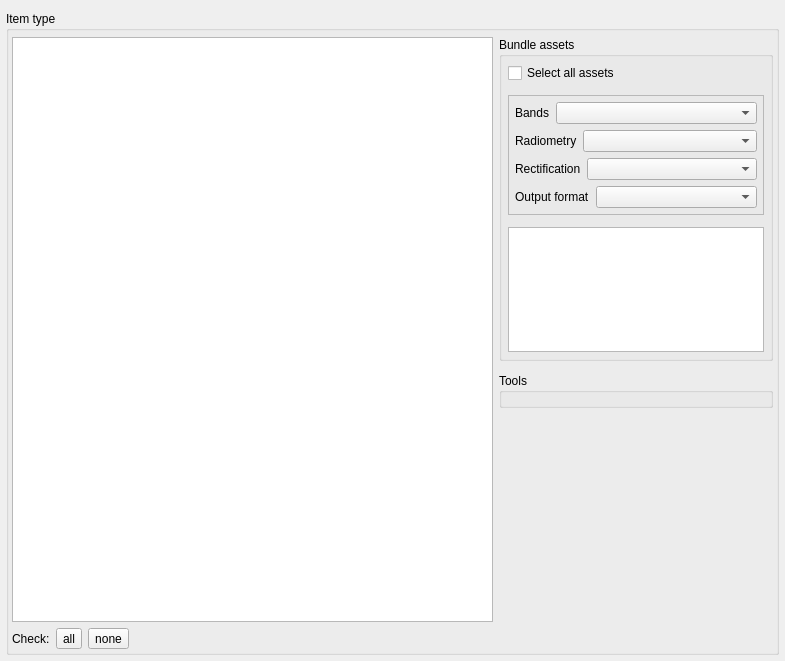
<?xml version="1.0" encoding="UTF-8"?>
<ui version="4.0">
 <class>frameItemTypeBundle</class>
 <widget class="QFrame" name="frameItemTypeBundle">
  <property name="geometry">
   <rect>
    <x>0</x>
    <y>0</y>
    <width>785</width>
    <height>661</height>
   </rect>
  </property>
  <property name="sizePolicy">
   <sizepolicy hsizetype="Preferred" vsizetype="MinimumExpanding">
    <horstretch>0</horstretch>
    <verstretch>0</verstretch>
   </sizepolicy>
  </property>
  <property name="minimumSize">
   <size>
    <width>600</width>
    <height>0</height>
   </size>
  </property>
  <property name="windowTitle">
   <string>Frame</string>
  </property>
  <layout class="QVBoxLayout" name="verticalLayout">
   <property name="leftMargin">
    <number>6</number>
   </property>
   <property name="rightMargin">
    <number>6</number>
   </property>
   <property name="bottomMargin">
    <number>6</number>
   </property>
   <item>
    <widget class="QgsCollapsibleGroupBox" name="grpBxItemType">
     <property name="title">
      <string>Item type</string>
     </property>
     <layout class="QHBoxLayout" name="horizontalLayout">
      <property name="leftMargin">
       <number>3</number>
      </property>
      <property name="topMargin">
       <number>6</number>
      </property>
      <property name="rightMargin">
       <number>3</number>
      </property>
      <property name="bottomMargin">
       <number>3</number>
      </property>
      <item>
       <widget class="QFrame" name="frameItemView">
        <layout class="QVBoxLayout" name="verticalLayout_4">
         <property name="spacing">
          <number>6</number>
         </property>
         <property name="leftMargin">
          <number>0</number>
         </property>
         <property name="topMargin">
          <number>0</number>
         </property>
         <property name="rightMargin">
          <number>0</number>
         </property>
         <property name="bottomMargin">
          <number>0</number>
         </property>
         <item>
          <widget class="QListView" name="listViewItems">
           <property name="sizePolicy">
            <sizepolicy hsizetype="MinimumExpanding" vsizetype="Expanding">
             <horstretch>0</horstretch>
             <verstretch>0</verstretch>
            </sizepolicy>
           </property>
           <property name="minimumSize">
            <size>
             <width>280</width>
             <height>0</height>
            </size>
           </property>
           <property name="editTriggers">
            <set>QAbstractItemView::NoEditTriggers</set>
           </property>
           <property name="showDropIndicator" stdset="0">
            <bool>false</bool>
           </property>
           <property name="alternatingRowColors">
            <bool>true</bool>
           </property>
           <property name="iconSize">
            <size>
             <width>96</width>
             <height>96</height>
            </size>
           </property>
           <property name="movement">
            <enum>QListView::Free</enum>
           </property>
           <property name="spacing">
            <number>12</number>
           </property>
           <property name="viewMode">
            <enum>QListView::ListMode</enum>
           </property>
           <property name="uniformItemSizes">
            <bool>true</bool>
           </property>
           <property name="wordWrap">
            <bool>true</bool>
           </property>
          </widget>
         </item>
         <item>
          <widget class="QFrame" name="frameItemCheck">
           <layout class="QHBoxLayout" name="horizontalLayout_2">
            <property name="spacing">
             <number>6</number>
            </property>
            <property name="leftMargin">
             <number>0</number>
            </property>
            <property name="topMargin">
             <number>0</number>
            </property>
            <property name="rightMargin">
             <number>0</number>
            </property>
            <property name="bottomMargin">
             <number>0</number>
            </property>
            <item>
             <widget class="QLabel" name="lblCheck">
              <property name="sizePolicy">
               <sizepolicy hsizetype="Maximum" vsizetype="Preferred">
                <horstretch>0</horstretch>
                <verstretch>0</verstretch>
               </sizepolicy>
              </property>
              <property name="text">
               <string>Check:</string>
              </property>
             </widget>
            </item>
            <item>
             <widget class="QToolButton" name="btnCheckAll">
              <property name="text">
               <string>all</string>
              </property>
              <property name="toolButtonStyle">
               <enum>Qt::ToolButtonTextOnly</enum>
              </property>
             </widget>
            </item>
            <item>
             <widget class="QToolButton" name="btnCheckNone">
              <property name="text">
               <string>none</string>
              </property>
             </widget>
            </item>
            <item>
             <spacer name="horizontalSpacer">
              <property name="orientation">
               <enum>Qt::Horizontal</enum>
              </property>
              <property name="sizeHint" stdset="0">
               <size>
                <width>40</width>
                <height>20</height>
               </size>
              </property>
             </spacer>
            </item>
           </layout>
          </widget>
         </item>
        </layout>
       </widget>
      </item>
      <item>
       <widget class="QFrame" name="frameItemTypeAssets">
        <property name="sizePolicy">
         <sizepolicy hsizetype="Maximum" vsizetype="Preferred">
          <horstretch>0</horstretch>
          <verstretch>0</verstretch>
         </sizepolicy>
        </property>
        <layout class="QVBoxLayout" name="verticalLayout_7">
         <property name="leftMargin">
          <number>0</number>
         </property>
         <property name="topMargin">
          <number>0</number>
         </property>
         <property name="rightMargin">
          <number>0</number>
         </property>
         <property name="bottomMargin">
          <number>0</number>
         </property>
         <item>
          <widget class="QGroupBox" name="grpBxAssets">
           <property name="sizePolicy">
            <sizepolicy hsizetype="Preferred" vsizetype="Maximum">
             <horstretch>0</horstretch>
             <verstretch>0</verstretch>
            </sizepolicy>
           </property>
           <property name="title">
            <string>Bundle assets</string>
           </property>
           <layout class="QVBoxLayout" name="verticalLayout_5">
            <property name="spacing">
             <number>12</number>
            </property>
            <property name="leftMargin">
             <number>6</number>
            </property>
            <property name="topMargin">
             <number>6</number>
            </property>
            <property name="rightMargin">
             <number>6</number>
            </property>
            <property name="bottomMargin">
             <number>6</number>
            </property>
            <item>
             <widget class="QCheckBox" name="chkBxSelectAllAssets">
              <property name="text">
               <string>Select all assets</string>
              </property>
             </widget>
            </item>
            <item>
             <widget class="QFrame" name="frameBundleOptions">
              <property name="frameShape">
               <enum>QFrame::StyledPanel</enum>
              </property>
              <property name="frameShadow">
               <enum>QFrame::Raised</enum>
              </property>
              <layout class="QVBoxLayout" name="verticalLayout_3">
               <property name="leftMargin">
                <number>6</number>
               </property>
               <property name="topMargin">
                <number>6</number>
               </property>
               <property name="rightMargin">
                <number>6</number>
               </property>
               <property name="bottomMargin">
                <number>6</number>
               </property>
               <item>
                <widget class="QFrame" name="frameBands">
                 <layout class="QHBoxLayout" name="horizontalLayout_4">
                  <property name="spacing">
                   <number>6</number>
                  </property>
                  <property name="leftMargin">
                   <number>0</number>
                  </property>
                  <property name="topMargin">
                   <number>0</number>
                  </property>
                  <property name="rightMargin">
                   <number>0</number>
                  </property>
                  <property name="bottomMargin">
                   <number>0</number>
                  </property>
                  <item>
                   <widget class="QLabel" name="lblBands">
                    <property name="sizePolicy">
                     <sizepolicy hsizetype="Maximum" vsizetype="Preferred">
                      <horstretch>0</horstretch>
                      <verstretch>0</verstretch>
                     </sizepolicy>
                    </property>
                    <property name="text">
                     <string>Bands</string>
                    </property>
                   </widget>
                  </item>
                  <item>
                   <widget class="QComboBox" name="cmbBoxBands"/>
                  </item>
                 </layout>
                </widget>
               </item>
               <item>
                <widget class="QFrame" name="frameRadiometry">
                 <layout class="QHBoxLayout" name="horizontalLayout_5">
                  <property name="spacing">
                   <number>6</number>
                  </property>
                  <property name="leftMargin">
                   <number>0</number>
                  </property>
                  <property name="topMargin">
                   <number>0</number>
                  </property>
                  <property name="rightMargin">
                   <number>0</number>
                  </property>
                  <property name="bottomMargin">
                   <number>0</number>
                  </property>
                  <item>
                   <widget class="QLabel" name="lblRadiometry">
                    <property name="sizePolicy">
                     <sizepolicy hsizetype="Maximum" vsizetype="Preferred">
                      <horstretch>0</horstretch>
                      <verstretch>0</verstretch>
                     </sizepolicy>
                    </property>
                    <property name="text">
                     <string>Radiometry</string>
                    </property>
                   </widget>
                  </item>
                  <item>
                   <widget class="QComboBox" name="cmbBoxRadiometry"/>
                  </item>
                 </layout>
                </widget>
               </item>
               <item>
                <widget class="QFrame" name="frameRectification">
                 <layout class="QHBoxLayout" name="horizontalLayout_6">
                  <property name="spacing">
                   <number>6</number>
                  </property>
                  <property name="leftMargin">
                   <number>0</number>
                  </property>
                  <property name="topMargin">
                   <number>0</number>
                  </property>
                  <property name="rightMargin">
                   <number>0</number>
                  </property>
                  <property name="bottomMargin">
                   <number>0</number>
                  </property>
                  <item>
                   <widget class="QLabel" name="lblRectification">
                    <property name="sizePolicy">
                     <sizepolicy hsizetype="Maximum" vsizetype="Preferred">
                      <horstretch>0</horstretch>
                      <verstretch>0</verstretch>
                     </sizepolicy>
                    </property>
                    <property name="text">
                     <string>Rectification</string>
                    </property>
                   </widget>
                  </item>
                  <item>
                   <widget class="QComboBox" name="cmbBoxRectification"/>
                  </item>
                 </layout>
                </widget>
               </item>
               <item>
                <widget class="QFrame" name="frameOutput">
                 <layout class="QHBoxLayout" name="horizontalLayout_7">
                  <property name="spacing">
                   <number>6</number>
                  </property>
                  <property name="leftMargin">
                   <number>0</number>
                  </property>
                  <property name="topMargin">
                   <number>0</number>
                  </property>
                  <property name="rightMargin">
                   <number>0</number>
                  </property>
                  <property name="bottomMargin">
                   <number>0</number>
                  </property>
                  <item>
                   <widget class="QLabel" name="lblOutput">
                    <property name="sizePolicy">
                     <sizepolicy hsizetype="Maximum" vsizetype="Preferred">
                      <horstretch>0</horstretch>
                      <verstretch>0</verstretch>
                     </sizepolicy>
                    </property>
                    <property name="text">
                     <string>Output format</string>
                    </property>
                   </widget>
                  </item>
                  <item>
                   <widget class="QComboBox" name="cmbBoxOutput"/>
                  </item>
                 </layout>
                </widget>
               </item>
              </layout>
             </widget>
            </item>
            <item>
             <widget class="QPlainTextEdit" name="teBundleInfo">
              <property name="maximumSize">
               <size>
                <width>16777215</width>
                <height>125</height>
               </size>
              </property>
              <property name="textInteractionFlags">
               <set>Qt::TextSelectableByKeyboard|Qt::TextSelectableByMouse</set>
              </property>
             </widget>
            </item>
           </layout>
          </widget>
         </item>
         <item>
          <spacer name="verticalSpacer_2">
           <property name="orientation">
            <enum>Qt::Vertical</enum>
           </property>
           <property name="sizeType">
            <enum>QSizePolicy::Fixed</enum>
           </property>
           <property name="sizeHint" stdset="0">
            <size>
             <width>0</width>
             <height>6</height>
            </size>
           </property>
          </spacer>
         </item>
         <item>
          <widget class="QGroupBox" name="grpBoxTools">
           <property name="sizePolicy">
            <sizepolicy hsizetype="Preferred" vsizetype="Maximum">
             <horstretch>0</horstretch>
             <verstretch>0</verstretch>
            </sizepolicy>
           </property>
           <property name="title">
            <string>Tools</string>
           </property>
           <layout class="QVBoxLayout" name="verticalLayout_2">
            <property name="leftMargin">
             <number>6</number>
            </property>
            <property name="topMargin">
             <number>6</number>
            </property>
            <property name="rightMargin">
             <number>6</number>
            </property>
            <property name="bottomMargin">
             <number>6</number>
            </property>
           </layout>
          </widget>
         </item>
         <item>
          <spacer name="verticalSpacer">
           <property name="orientation">
            <enum>Qt::Vertical</enum>
           </property>
           <property name="sizeHint" stdset="0">
            <size>
             <width>4</width>
             <height>20</height>
            </size>
           </property>
          </spacer>
         </item>
        </layout>
       </widget>
      </item>
     </layout>
    </widget>
   </item>
  </layout>
 </widget>
 <customwidgets>
  <customwidget>
   <class>QgsCollapsibleGroupBox</class>
   <extends>QGroupBox</extends>
   <header>qgis.gui</header>
   <container>1</container>
  </customwidget>
 </customwidgets>
 <resources>
  <include location="../resources/resources.qrc"/>
 </resources>
 <connections/>
</ui>
